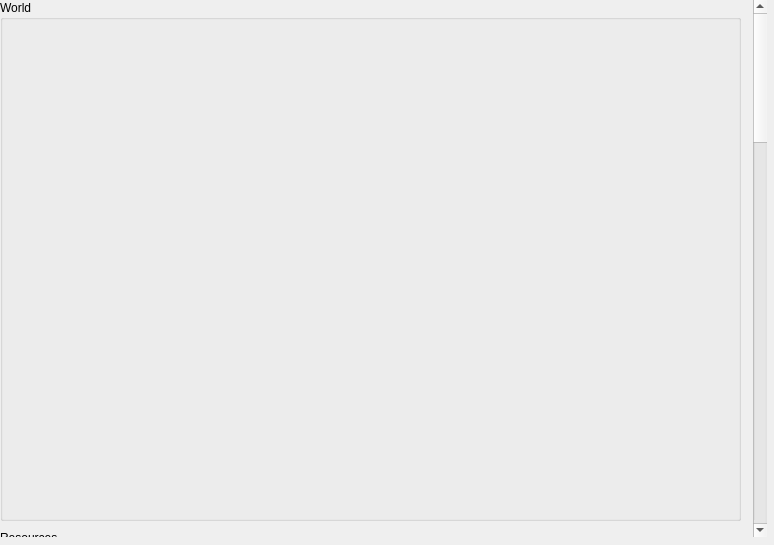
<?xml version="1.0" encoding="UTF-8"?>
<ui version="4.0">
 <class>worldsettings</class>
 <widget class="QWidget" name="worldsettings">
  <property name="geometry">
   <rect>
    <x>0</x>
    <y>0</y>
    <width>774</width>
    <height>545</height>
   </rect>
  </property>
  <property name="windowTitle">
   <string>worldsettings</string>
  </property>
  <widget class="QScrollArea" name="scrollArea">
   <property name="geometry">
    <rect>
     <x>0</x>
     <y>0</y>
     <width>767</width>
     <height>537</height>
    </rect>
   </property>
   <property name="frameShape">
    <enum>QFrame::NoFrame</enum>
   </property>
   <property name="frameShadow">
    <enum>QFrame::Plain</enum>
   </property>
   <property name="horizontalScrollBarPolicy">
    <enum>Qt::ScrollBarAlwaysOff</enum>
   </property>
   <property name="widgetResizable">
    <bool>false</bool>
   </property>
   <widget class="QWidget" name="scrollAreaWidgetContents_2">
    <property name="geometry">
     <rect>
      <x>0</x>
      <y>0</y>
      <width>798</width>
      <height>2122</height>
     </rect>
    </property>
    <widget class="QGroupBox" name="world">
     <property name="geometry">
      <rect>
       <x>0</x>
       <y>0</y>
       <width>741</width>
       <height>521</height>
      </rect>
     </property>
     <property name="title">
      <string>World</string>
     </property>
     <widget class="QWidget" name="gridLayoutWidget">
      <property name="geometry">
       <rect>
        <x>9</x>
        <y>19</y>
        <width>721</width>
        <height>491</height>
       </rect>
      </property>
      <layout class="QGridLayout" name="gridLayout">
       <property name="spacing">
        <number>3</number>
       </property>
      </layout>
     </widget>
    </widget>
    <widget class="QGroupBox" name="resources">
     <property name="geometry">
      <rect>
       <x>0</x>
       <y>530</y>
       <width>741</width>
       <height>391</height>
      </rect>
     </property>
     <property name="title">
      <string>Resources</string>
     </property>
     <widget class="QWidget" name="gridLayoutWidget_2">
      <property name="geometry">
       <rect>
        <x>10</x>
        <y>20</y>
        <width>721</width>
        <height>361</height>
       </rect>
      </property>
      <layout class="QGridLayout" name="ResourcesGridLayout">
       <property name="spacing">
        <number>3</number>
       </property>
      </layout>
     </widget>
    </widget>
    <widget class="QGroupBox" name="food">
     <property name="geometry">
      <rect>
       <x>0</x>
       <y>930</y>
       <width>741</width>
       <height>251</height>
      </rect>
     </property>
     <property name="title">
      <string>Food</string>
     </property>
     <widget class="QWidget" name="gridLayoutWidget_3">
      <property name="geometry">
       <rect>
        <x>10</x>
        <y>20</y>
        <width>721</width>
        <height>221</height>
       </rect>
      </property>
      <layout class="QGridLayout" name="FoodGridLayout">
       <property name="spacing">
        <number>3</number>
       </property>
      </layout>
     </widget>
    </widget>
    <widget class="QGroupBox" name="animals">
     <property name="geometry">
      <rect>
       <x>0</x>
       <y>1190</y>
       <width>741</width>
       <height>481</height>
      </rect>
     </property>
     <property name="title">
      <string>Animals</string>
     </property>
     <widget class="QWidget" name="gridLayoutWidget_4">
      <property name="geometry">
       <rect>
        <x>10</x>
        <y>20</y>
        <width>721</width>
        <height>451</height>
       </rect>
      </property>
      <layout class="QGridLayout" name="AnimalsGridLayout">
       <property name="spacing">
        <number>3</number>
       </property>
      </layout>
     </widget>
    </widget>
    <widget class="QGroupBox" name="monsters">
     <property name="geometry">
      <rect>
       <x>0</x>
       <y>1680</y>
       <width>741</width>
       <height>441</height>
      </rect>
     </property>
     <property name="title">
      <string>Monsters</string>
     </property>
     <widget class="QWidget" name="gridLayoutWidget_5">
      <property name="geometry">
       <rect>
        <x>10</x>
        <y>20</y>
        <width>721</width>
        <height>411</height>
       </rect>
      </property>
      <layout class="QGridLayout" name="MonstersGridLayout">
       <property name="spacing">
        <number>3</number>
       </property>
      </layout>
     </widget>
    </widget>
   </widget>
  </widget>
 </widget>
 <layoutdefault spacing="6" margin="11"/>
 <resources/>
 <connections/>
</ui>
